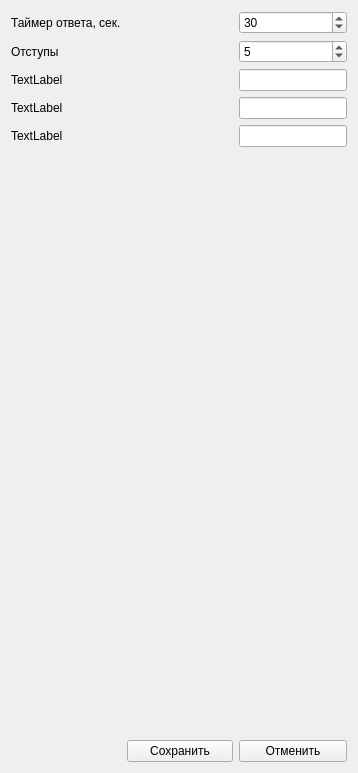
       <widget class="QWidget" name="page_3">
        <property name="geometry">
         <rect>
          <x>0</x>
          <y>0</y>
          <width>358</width>
          <height>773</height>
         </rect>
        </property>
        <attribute name="label">
         <string>Настройки интерфейса</string>
        </attribute>
        <layout class="QGridLayout" name="gridLayout_5">
         <item row="6" column="1">
          <spacer name="horizontalSpacer_5">
           <property name="orientation">
            <enum>Qt::Horizontal</enum>
           </property>
           <property name="sizeHint" stdset="0">
            <size>
             <width>77</width>
             <height>20</height>
            </size>
           </property>
          </spacer>
         </item>
         <item row="5" column="2">
          <widget class="QLineEdit" name="lineEdit_4"/>
         </item>
         <item row="2" column="2">
          <widget class="QSpinBox" name="spinBox_pad">
           <property name="minimum">
            <number>1</number>
           </property>
           <property name="maximum">
            <number>15</number>
           </property>
           <property name="value">
            <number>5</number>
           </property>
          </widget>
         </item>
         <item row="4" column="2">
          <widget class="QLineEdit" name="lineEdit_3"/>
         </item>
         <item row="2" column="1">
          <spacer name="horizontalSpacer_2">
           <property name="orientation">
            <enum>Qt::Horizontal</enum>
           </property>
           <property name="sizeHint" stdset="0">
            <size>
             <width>77</width>
             <height>20</height>
            </size>
           </property>
          </spacer>
         </item>
         <item row="5" column="0">
          <widget class="QLabel" name="label_5">
           <property name="text">
            <string>TextLabel</string>
           </property>
          </widget>
         </item>
         <item row="6" column="0">
          <widget class="QLabel" name="label_6">
           <property name="text">
            <string>TextLabel</string>
           </property>
          </widget>
         </item>
         <item row="6" column="2">
          <widget class="QLineEdit" name="lineEdit_5"/>
         </item>
         <item row="4" column="1">
          <spacer name="horizontalSpacer_3">
           <property name="orientation">
            <enum>Qt::Horizontal</enum>
           </property>
           <property name="sizeHint" stdset="0">
            <size>
             <width>77</width>
             <height>20</height>
            </size>
           </property>
          </spacer>
         </item>
         <item row="2" column="0">
          <widget class="QLabel" name="label_3">
           <property name="text">
            <string>Отступы </string>
           </property>
          </widget>
         </item>
         <item row="8" column="2">
          <widget class="QPushButton" name="pushButton_cancelSet">
           <property name="text">
            <string>Отменить</string>
           </property>
          </widget>
         </item>
         <item row="0" column="0">
          <widget class="QLabel" name="label_2">
           <property name="text">
            <string>Таймер ответа, сек.</string>
           </property>
          </widget>
         </item>
         <item row="5" column="1">
          <spacer name="horizontalSpacer_4">
           <property name="orientation">
            <enum>Qt::Horizontal</enum>
           </property>
           <property name="sizeHint" stdset="0">
            <size>
             <width>77</width>
             <height>20</height>
            </size>
           </property>
          </spacer>
         </item>
         <item row="4" column="0">
          <widget class="QLabel" name="label_4">
           <property name="text">
            <string>TextLabel</string>
           </property>
          </widget>
         </item>
         <item row="0" column="2">
          <widget class="QSpinBox" name="spinBox_timer">
           <property name="value">
            <number>30</number>
           </property>
          </widget>
         </item>
         <item row="8" column="1">
          <widget class="QPushButton" name="pushButton_saveSet">
           <property name="text">
            <string>Сохранить</string>
           </property>
          </widget>
         </item>
         <item row="0" column="1">
          <spacer name="horizontalSpacer">
           <property name="orientation">
            <enum>Qt::Horizontal</enum>
           </property>
           <property name="sizeHint" stdset="0">
            <size>
             <width>77</width>
             <height>20</height>
            </size>
           </property>
          </spacer>
         </item>
         <item row="7" column="1">
          <spacer name="verticalSpacer_2">
           <property name="orientation">
            <enum>Qt::Vertical</enum>
           </property>
           <property name="sizeHint" stdset="0">
            <size>
             <width>20</width>
             <height>40</height>
            </size>
           </property>
          </spacer>
         </item>
        </layout>
       </widget>
